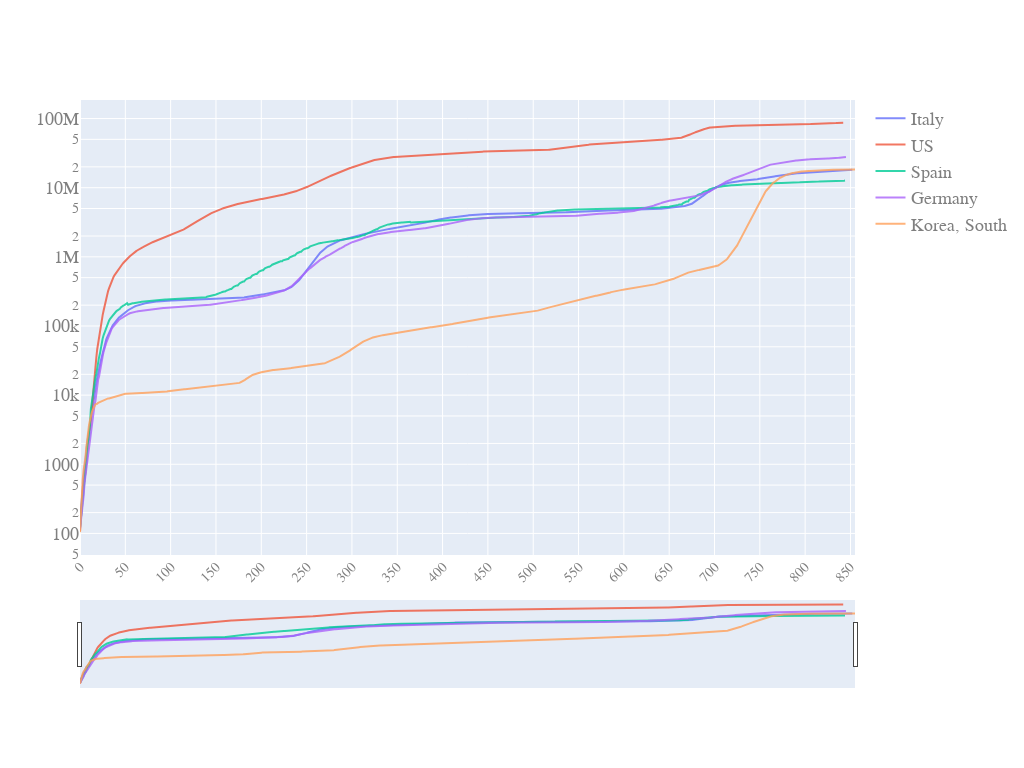

Write notebook code for a chart like this one.
### Code cell
generate_plot(pd_sync_timelines.date,
              pd_sync_timelines.iloc[:,:-1],
              y_scale='log',
              slider=True)

### Figure 1 — Plotly figure (JSON) as saved in the notebook; plotly's stock layout.template omitted (floating-point values rounded to 4 significant figures; data arrays with more than 128 entries replaced by an {"elided": "..."} marker saying what was removed)
{"data": [{"name": "Italy", "opacity": 0.8, "type": "scatter", "x": {"elided": "856 int values"}, "y": {"elided": "856 int values"}}, {"name": "US", "opacity": 0.8, "type": "scatter", "x": {"elided": "856 int values"}, "y": {"elided": "856 int values"}}, {"name": "Spain", "opacity": 0.8, "type": "scatter", "x": {"elided": "856 int values"}, "y": {"elided": "856 int values"}}, {"name": "Germany", "opacity": 0.8, "type": "scatter", "x": {"elided": "856 int values"}, "y": {"elided": "856 int values"}}, {"name": "Korea, South", "opacity": 0.8, "type": "scatter", "x": {"elided": "856 int values"}, "y": {"elided": "856 int values"}}], "layout": {"autosize": true, "font": {"color": "#7f7f7f", "family": "PT Sans, monospace", "size": 18}, "height": 768, "width": 1024, "xaxis": {"nticks": 20, "rangeslider": {"visible": true}, "tickangle": -45, "tickfont": {"color": "#7f7f7f", "size": 14}}, "yaxis": {"type": "log"}}}
